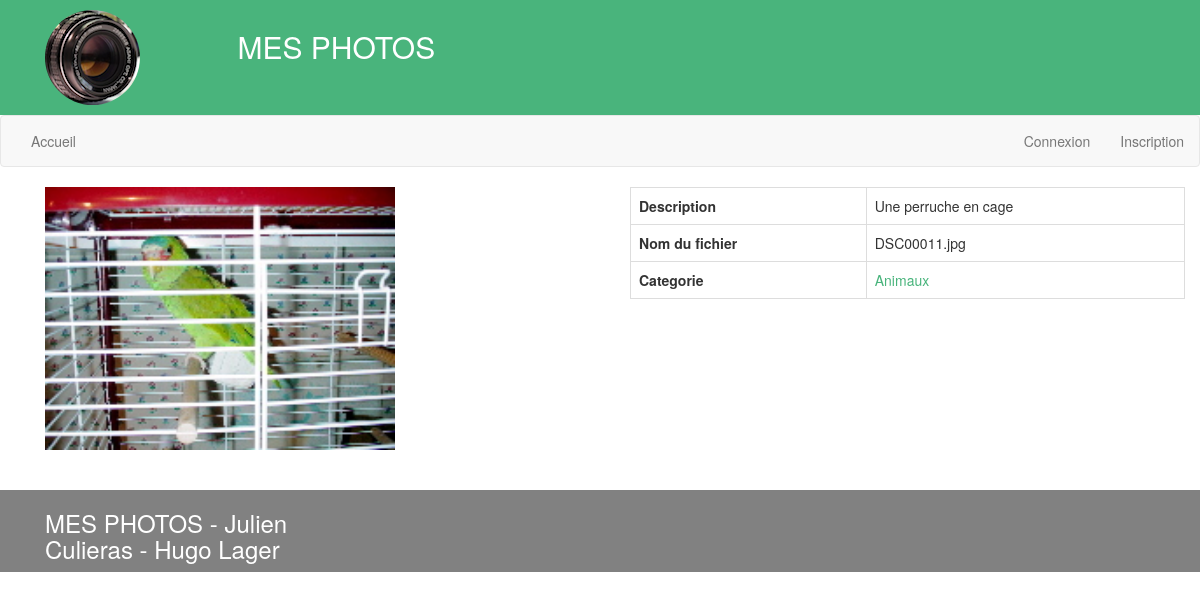
/mvc_maison/index.php?page=detailPhoto&photo=1, run on the app's committed database.
### tables this page shows
CREATE TABLE `Photo` (
  `photoId` int(5) NOT NULL,
  `nomFich` varchar(255) NOT NULL,
  `description` varchar(255) NOT NULL,
  `catId` int(5) NOT NULL
);

CREATE TABLE `Categorie` (
  `catId` int(5) NOT NULL,
  `nomCat` varchar(255) NOT NULL
);

### mvc_maison/index.php (called while the page is built, shortened)
<?php
if(isset($_GET['page']))
{
  $page = htmlspecialchars($_GET['page']);
}
else
	$page='accueil';
require_once(PATH_CONTROLLERS.$page.'.php');
?>

### mvc_maison/models/PhotoDAO.php (called while the page is built, shortened)
<?php
require_once(PATH_MODELS.'DAO.php');
class PhotoDAO extends DAO
{
    public function getPhoto($idPhoto){
        require_once (PATH_ENTITY.'Photo.php');
        $param = array($idPhoto);
        $res = $this->queryRow('select * from photo where photoId = ?', $param);
        if ($res){
            $caracsPhoto = new Photo(
                $res['photoId'],
                $res['nomFich'],
                $res['description'],
                $res['catId']);
            return $caracsPhoto;
        }
        return null;
    }
}

### mvc_maison/models/Connexion.php (called while the page is built, shortened)
<?php
class Connexion
{
  private $_bdd = null;
  private static $_instance = null;
  private function __construct ()
  {
	$this->_bdd = new PDO('mysql:host='.BD_HOST.'; dbname='.BD_DBNAME.'; charset=utf8', BD_USER, BD_PWD);
	$this->_bdd->setAttribute(PDO::ATTR_ERRMODE, PDO::ERRMODE_EXCEPTION);
  }
  public static function getInstance()
  {
    if(is_null(self::$_instance))
      self::$_instance = new Connexion();
    return self::$_instance;
  }
  public function getBdd()
  {
    return $this->_bdd;
  }
}

### mvc_maison/models/DAO.php (called while the page is built, shortened)
<?php
require_once(PATH_MODELS.'Connexion.php');
abstract class DAO
{
      private function _requete($sql, $args = null)
      {
            if ($args == null)
            {
                $pdos = Connexion::getInstance()->getBdd()->query($sql);
            }
            else
            {
                $pdos = Connexion::getInstance()->getBdd()->prepare($sql);
                $pdos->execute($args);
            }
            return $pdos;
      }
      public function queryRow($sql, $args = null)
      {
        try
        {
            $pdos = $this->_requete($sql, $args);
            $res = $pdos->fetch();
        }
        catch(PDOException $e)
        {
              $this->_erreur = $e->getMessage();
              $res = false;
        }
          return $res;
      }
}

### mvc_maison/entity/Photo.php (called while the page is built, shortened)
<?php
class Photo
{
    private $_nomFich;
    private $_description;
    private $_categorie;
    function __construct($idPhoto, $nomFich, $description, $idCategorie)
    {
        $this->_nomFich = $nomFich;
        $this->_description = $description;
        $this->_categorie = $idCategorie;
    }
    public function getNomFich()
    {
        return $this->_nomFich;
    }
    public function getDescription()
    {
        return $this->_description;
    }
    public function getCategorie()
    {
        return $this->_categorie;
    }
}

### mvc_maison/models/CategorieDAO.php (called while the page is built, shortened)
<?php
require_once(PATH_MODELS.'DAO.php');
class CategorieDAO extends DAO
{
    public function getCategorie($catId){
        require_once (PATH_ENTITY.'Categorie.php');
        $param = array($catId);
        $res = $this->queryRow('select * from categorie WHERE catId = ?', $param);
        if ($res){
            $caracsCategorie = new Categorie(
                $res['catId'],
                $res['nomCat']);
            return $caracsCategorie;
        }
        return null;
    }
}

### mvc_maison/entity/Categorie.php (called while the page is built, shortened)
<?php
class Categorie
{
    private $_idCat;
    private $_nomCat;
    function __construct($idCat, $nomCat)
    {
        $this->_idCat = $idCat;
        $this->_nomCat = $nomCat;
    }
    public function getIdCat()
    {
        return $this->_idCat;
    }
    public function getNomCat()
    {
        return $this->_nomCat;
    }
}

### mvc_maison/views/v_detailPhoto.php (the view, shortened to what this page needs)
<div class="row">
    <div class="col-lg-6">
        <img
            src= "<?= PATH_GALERIE . $caracsPhoto->getNomFich() ?>"
            alt= <?= $caracsPhoto->getDescription() ?>
            width="350px"
        />
    </div>
    <div class="col-lg-6">
        <table class="table table-bordered">
            <tr>
                <th> Description </th>
                <td> <?= $caracsPhoto->getDescription() ?> </td>
            </tr>
            <tr>
                <th> Nom du fichier </th>
                <td> <?= $caracsPhoto->getNomFich() ?> </td>
            </tr>
            <tr>
                <th> Categorie </th>
                <td>
                    <a href= <?= 'index.php?page=accueil&catId=' . $caracsCategorie->getIdCat() ?> >
                        <?= $caracsCategorie->getNomCat() ?>
                    </a>
                </td>
            </tr>
        </table>
    </div>
</div>

### mvc_maison/assets/css/css.css (style rules this page uses)
a, a:hover { color: #49B47C; }

### data on the page
photo: nomFich (picture), description "Une perruche en cage", nomFich "DSC00011.jpg"
categorie: nomCat "Animaux"

### other printed values
TITRE "MES PHOTOS"
MENU_ACCUEIL "Accueil"
MENU_LOGIN "Connexion"
MENU_REGISTER "Inscription"
AUTEUR "Julien Culieras - Hugo Lager"
